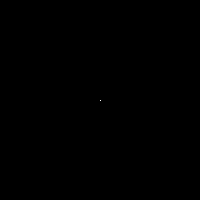
#> input picture pythonchallenge.com/22/white.gif, 200 x 200 px
$ python main.py
#> lines starting #> are read from the running program, lines starting #| are printed output that depends on the picture; after the words box and inside, x2 and y2 are one past the last pixel; in counts of white or black regions, pixels touching at a corner belong together
from PIL import Image

img = Image.open('./white.gif')
#> img is the input picture: PIL image 200x200 P; values 0 (black) and 8 (white), 0% white in thin lines or dots, all inside (x1, y1, x2, y2) = (100, 100, 101, 101)
img_new = Image.new('RGB', (400,400))
#> img_new: PIL image 400x400 RGB; every value is 0
frame_count = img.n_frames
#> frame_count = 133

x_center = 100
y_center = 100
x_cursor = 100
y_cursor = 100

for f in range(frame_count):
    img.seek(f)

    x, y, x1, y1 = img.getbbox()
    print("x: {0}, y: {1}".format(x,y))

    x_diffrence = x - x_center
    y_diffrence = y - y_center

    x_cursor += x_diffrence
    y_cursor += y_diffrence

    if(x_diffrence == y_diffrence == 0):
        x_cursor += 50

    img_new.putpixel((x_cursor, y_cursor), (255,255,255))
#> this loop made 133 passes
#> (x, y, x1, y1, x_diffrence, y_diffrence, x_cursor, y_cursor) on passes 1 to 12: (100, 100, 101, 101, 0, 0, 150, 100), (100, 102, 101, 103, 0, 2, 150, 102), (100, 102, 101, 103, 0, 2, 150, 104), (100, 102, 101, 103, 0, 2, 150, 106), (100, 102, 101, 103, 0, 2, 150, 108), (100, 102, 101, 103, 0, 2, 150, 110), (100, 102, 101, 103, 0, 2, 150, 112), (100, 102, 101, 103, 0, 2, 150, 114), (100, 102, 101, 103, 0, 2, 150, 116), (102, 102, 103, 103, 2, 2, 152, 118), (102, 100, 103, 101, 2, 0, 154, 118), (102, 100, 103, 101, 2, 0, 156, 118)
#| x: 100, y: 100
#| x: 100, y: 102
#| x: 100, y: 102
#| x: 100, y: 102
#| x: 100, y: 102
#| x: 100, y: 102
#| x: 100, y: 102
#| x: 100, y: 102
#> (further printed lines are left out)
#> img: PIL image 200x200 RGB; values 0 (black) and 8 (white), 0% white in thin lines or dots, all inside (x1, y1, x2, y2) = (98, 98, 99, 99)
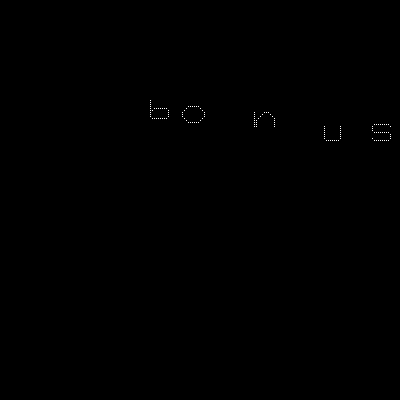
#> img_new: PIL image 400x400 RGB; 0.08% white in thin lines or dots, all inside (x1, y1, x2, y2) = (150, 100, 391, 141)
#> after the loop, x_cursor = 372; y_cursor = 138

img_new.show()
